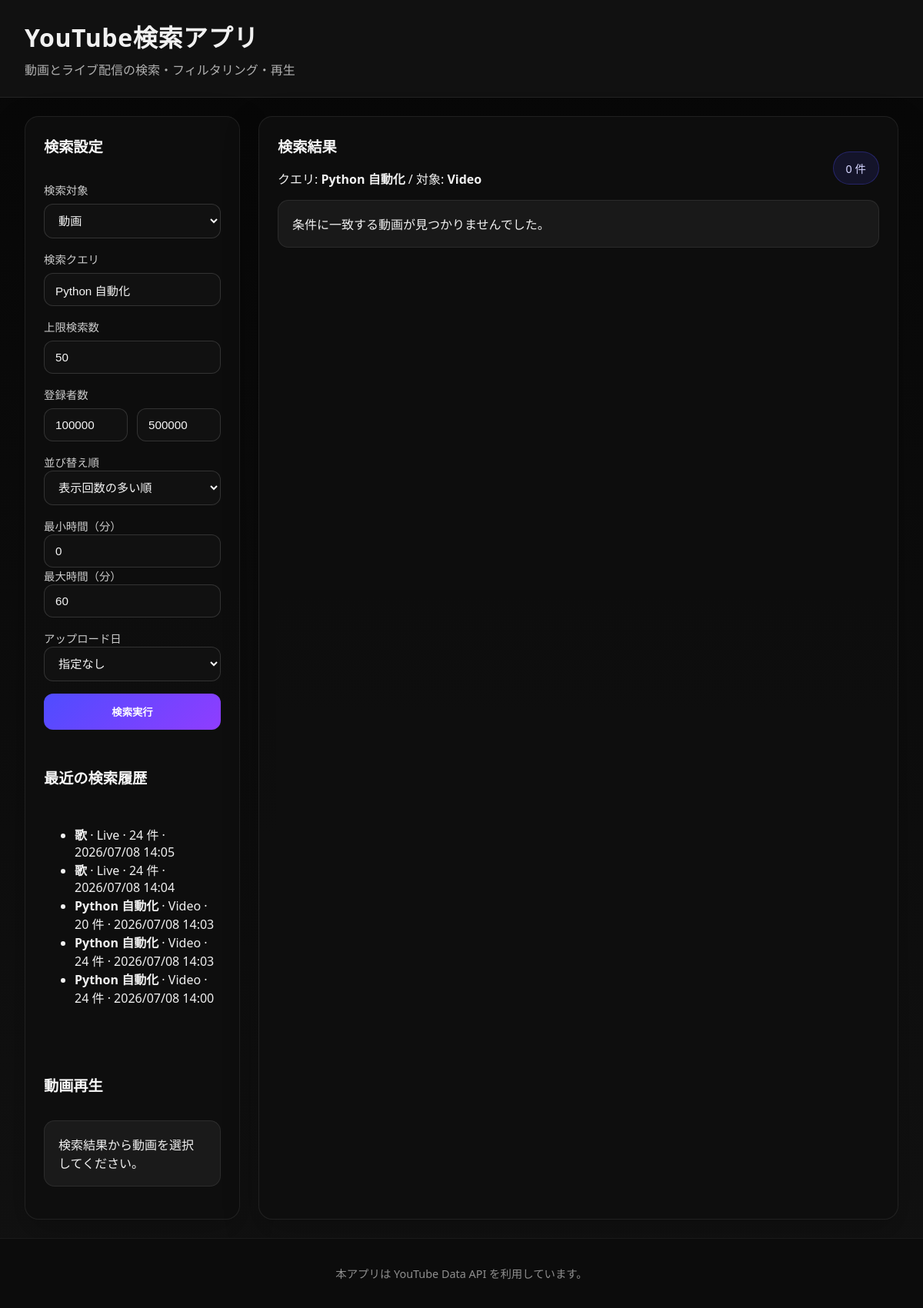
Before: / with the older database file.
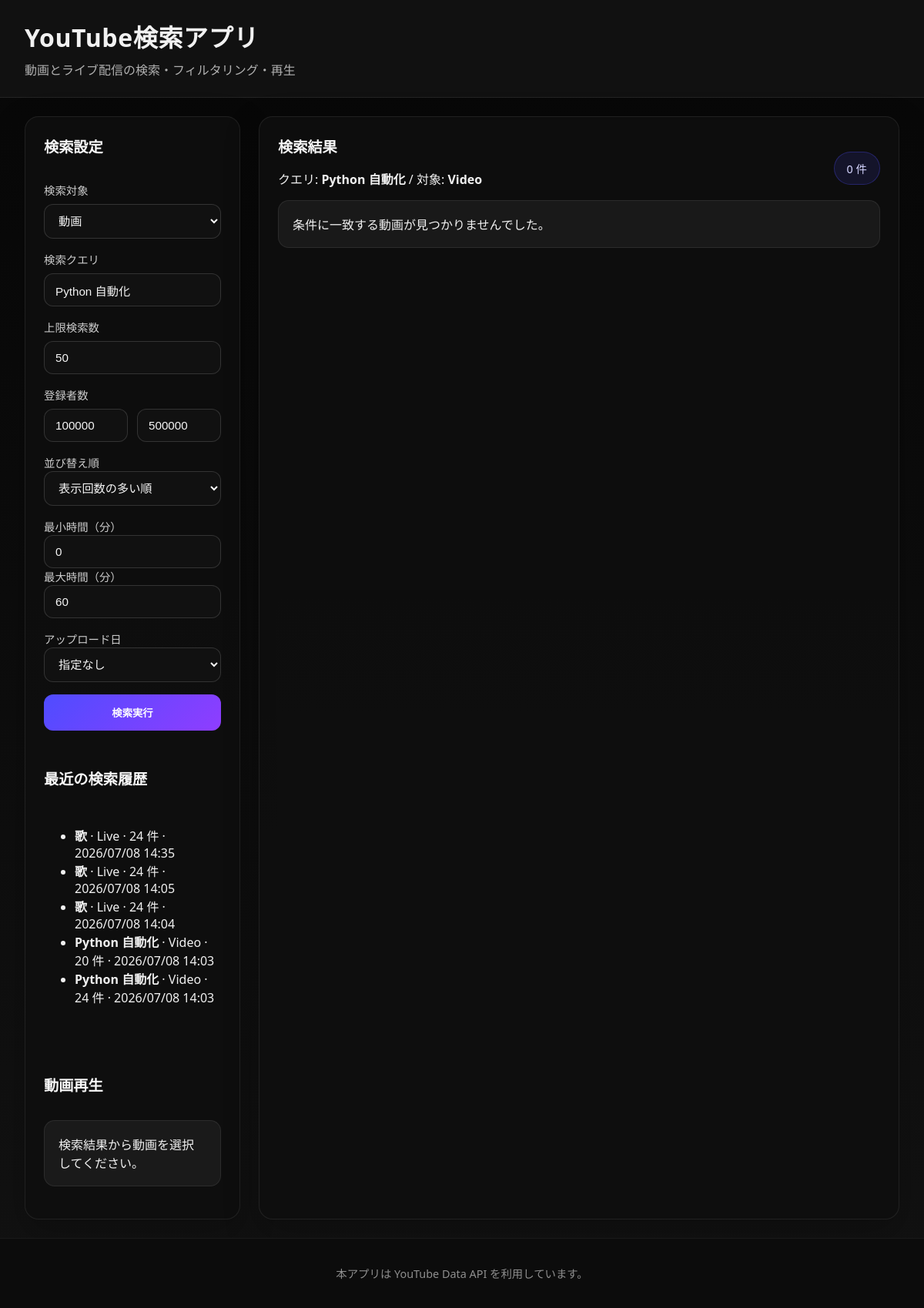
After: the same page with the newer database file.
### youtube_app/models.py (models this page shows, shortened)
class SearchHistory(models.Model):
    target = models.CharField(max_length=16, default='video')
    query = models.CharField(max_length=255)
    max_results = models.PositiveSmallIntegerField(default=50)
    order = models.CharField(max_length=32, default='viewCount')
    lower_threshold = models.PositiveIntegerField(default=100000)
    upper_threshold = models.PositiveIntegerField(default=500000)
    min_duration = models.PositiveIntegerField(default=0)
    max_duration = models.PositiveIntegerField(default=60)
    date_option = models.CharField(max_length=16, default='none')
    results_count = models.PositiveIntegerField(default=0)
    created_at = models.DateTimeField(auto_now_add=True)
    class Meta:
        ordering = ['-created_at']

### youtube_app/views.py (the view, shortened to what this page needs)
# urls.py: path('', views.search_view, name='search'),
def search_view(request):
    context = get_query_parameters(request)
    context['is_video_mode'] = context['target'] == 'video'
    context['results'] = []
    context['error_message'] = ''
    context['recent_history'] = SearchHistory.objects.all()[:5]
    return render(request, 'youtube_app/search.html', context)

### youtube_app/views.py (called while the page is built)
def get_query_parameters(request: HttpRequest) -> dict:
    return {
        'target': request.GET.get('target', 'video'),
        'query': request.GET.get('query', 'Python 自動化'),
        'max_results': int(request.GET.get('max_results', 50) or 50),
        'order': request.GET.get('order', 'viewCount'),
        'lower_threshold': int(request.GET.get('lower_threshold', 100000) or 100000),
        'upper_threshold': int(request.GET.get('upper_threshold', 500000) or 500000),
        'min_duration': int(request.GET.get('min_duration', 0) or 0),
        'max_duration': int(request.GET.get('max_duration', 60) or 60),
        'date_option': request.GET.get('date_option', 'none'),
        'selected_video_id': request.GET.get('select', ''),
    }

### youtube_app/templates/youtube_app/search.html (shortened to what this page needs)
{% load static humanize %}
<!DOCTYPE html>
<html lang="ja">
<head>
    <link rel="stylesheet" href="{% static 'youtube_app/style.css' %}">
</head>
<body>
    <div class="page-shell">
        <header class="app-header">
            <div>
                <h1>YouTube検索アプリ</h1>
                <p>動画とライブ配信の検索・フィルタリング・再生</p>
            </div>
        </header>
        <main class="layout-grid">
            <section class="panel sidebar-panel">
                <div class="panel-card">
                    <h2>検索設定</h2>
                    <form method="get" class="search-form">
                        <div class="field-group">
                            <label>検索対象</label>
                            <select id="target" name="target">
                                <option value="video" {% if target == 'video' %}selected{% endif %}>動画</option>
                            </select>
                        </div>
                        <div class="field-group">
                            <label for="query">検索クエリ</label>
                            <input id="query" name="query" type="text" value="{{ query }}" placeholder="例: Python 自動化">
                        </div>
                        <div class="field-group">
                            <label for="max_results">上限検索数</label>
                            <input id="max_results" name="max_results" type="number" min="1" max="50" value="{{ max_results }}">
                        </div>
                        <div class="field-group">
                            <label>登録者数</label>
                            <div class="range-inputs">
                                <input name="lower_threshold" type="number" min="0" value="{{ lower_threshold }}" placeholder="下限">
                                <input name="upper_threshold" type="number" min="0" value="{{ upper_threshold }}" placeholder="上限">
                            </div>
                        </div>
                        <div class="field-group video-filter">
                            <label for="sort">並び替え順</label>
                            <select id="sort" name="order">
                                <option value="viewCount" {% if order == 'viewCount' %}selected{% endif %}>表示回数の多い順</option>
                            </select>
                        </div>
                        <div class="field-group columns-2 video-filter">
                            <div>
                                <label for="min_duration">最小時間（分）</label>
                                <input id="min_duration" name="min_duration" type="number" min="0" value="{{ min_duration }}">
                            </div>
                            <div>
                                <label for="max_duration">最大時間（分）</label>
                                <input id="max_duration" name="max_duration" type="number" min="0" value="{{ max_duration }}">
                            </div>
                        </div>
                        <div class="field-group video-filter">
                            <label for="date_option">アップロード日</label>
                            <select id="date_option" name="date_option">
                                <option value="none" {% if date_option == 'none' %}selected{% endif %}>指定なし</option>
                            </select>
                        </div>
                        <div class="actions">
                            <button type="submit" class="primary-button">検索実行</button>
                        </div>
                    </form>
                </div>
                <div class="panel-card history-panel">
                    <h2>最近の検索履歴</h2>
                    {% if recent_history %}
                        <ul class="history-list">
                            {% for history in recent_history %}
                                <li>
                                    <strong>{{ history.query }}</strong> · {{ history.target|title }} · {{ history.results_count }} 件 · {{ history.created_at|date:'Y/m/d H:i' }}
                                </li>
                            {% endfor %}
                        </ul>
                    {% else %}
                        <div class="message info">検索履歴はまだありません。</div>
                    {% endif %}
                </div>
                <div class="panel-card play-panel">
                    <h2>動画再生</h2>
                    {% if selected_video_id %}
                        <div class="video-player">
                            <iframe width="100%" height="240" src="https://www.youtube.com/embed/{{ selected_video_id }}" title="YouTube video player" frameborder="0" allow="accelerometer; autoplay; clipboard-write; encrypted-media; gyroscope; picture-in-picture" allowfullscreen></iframe>
                        </div>
                    {% else %}
                        <div class="message info">検索結果から動画を選択してください。</div>
                    {% endif %}
                </div>
            </section>
            <section class="panel results-panel">
                <div class="panel-card">
                    <div class="results-header">
                        <div>
                            <h2>検索結果</h2>
                            <p>クエリ: <strong>{% if query %}{{ query }}{% else %}-{% endif %}</strong> / 対象: <strong>{{ target|title }}</strong></p>
                        </div>
                        <div class="status-pill">{{ results|length }} 件</div>
                    </div>
                    {% if not results %}
                        <div class="message info">条件に一致する動画が見つかりませんでした。</div>
                    {% endif %}
                </div>
            </section>
        </main>
        <footer class="app-footer">
            <p>本アプリは YouTube Data API を利用しています。</p>
        </footer>
    </div>
</body>
</html>

### youtube_app/static/youtube_app/style.css (style rules this page uses)
:root { color-scheme: dark; color: #f5f5f5; background: #040404; font-family: 'Segoe UI', 'Helvetica Neue', Arial, 'Noto Sans JP', sans-serif; }
* { box-sizing: border-box; }
body { margin: 0; min-height: 100vh; background: linear-gradient(180deg, #070707 0%, #121212 100%); color: #f1f1f1; }
.page-shell { display: flex; flex-direction: column; min-height: 100vh; }
.app-header { padding: 24px 32px; background: #111; border-bottom: 1px solid rgba(255, 255, 255, 0.08); }
.app-header h1 { margin: 0; font-size: 2rem; letter-spacing: 0.02em; }
.app-header p { margin: 8px 0 0; color: #b0b0b0; }
.layout-grid { display: grid; gap: 24px; padding: 24px 32px; grid-template-columns: 280px minmax(0, 1fr); flex: 1; }
.panel { background: rgba(15, 15, 15, 0.92); border: 1px solid rgba(255, 255, 255, 0.08); border-radius: 18px; box-shadow: 0 16px 45px rgba(0, 0, 0, 0.25); }
.results-panel { min-height: auto; }
.panel-card { padding: 24px; }
.sidebar-panel .panel-card { display: flex; flex-direction: column; gap: 16px; }
.panel h2 { margin: 0 0 16px; font-size: 1.2rem; color: #f8f8f8; }
.field-group { display: flex; flex-direction: column; gap: 8px; margin-bottom: 16px; }
.field-group label { color: #ccc; font-size: 0.9rem; }
.field-group input, .field-group select { border: 1px solid rgba(255, 255, 255, 0.14); border-radius: 12px; background: #111; color: #f5f5f5; padding: 12px 14px; font-size: 0.95rem; width: 100%; min-width: 0; }
.field-group input::placeholder { color: #6d6d6d; }
.columns-2, .range-inputs, .field-group { min-width: 0; }
.columns-2 { display: grid; gap: 12px; grid-template-columns: 1fr 1fr; }
.range-inputs { display: grid; gap: 12px; grid-template-columns: 1fr 1fr; }
.actions { display: flex; justify-content: stretch; min-width: 0; }
.primary-button { width: 100%; border: none; border-radius: 12px; padding: 14px 18px; background: linear-gradient(135deg, #4f4cff, #8f3dff); color: #fff; font-weight: 700; cursor: pointer; transition: transform 0.2s ease, box-shadow 0.2s ease; }
.results-header { display: flex; justify-content: space-between; align-items: center; gap: 16px; }
.status-pill { background: rgba(79, 76, 255, 0.12); border: 1px solid rgba(79, 76, 255, 0.3); border-radius: 999px; padding: 10px 16px; color: #d6d6ff; font-size: 0.9rem; }
.message { padding: 18px; border-radius: 14px; margin-bottom: 18px; }
.message.info { background: rgba(255, 255, 255, 0.05); border: 1px solid rgba(255, 255, 255, 0.08); }
.play-panel { margin-top: 24px; }
.app-footer { padding: 20px 32px; text-align: center; color: #8f8f8f; font-size: 0.9rem; background: #0c0c0c; border-top: 1px solid rgba(255, 255, 255, 0.06); }

Changed rows visible on the page:
no longer on this page (row unchanged): SearchHistory: query "Python 自動化", target "Video", results_count "24", created_at "2026/07/08 14:00"
added SearchHistory: query "歌", target "Live", results_count "24", created_at "2026/07/08 14:35"
